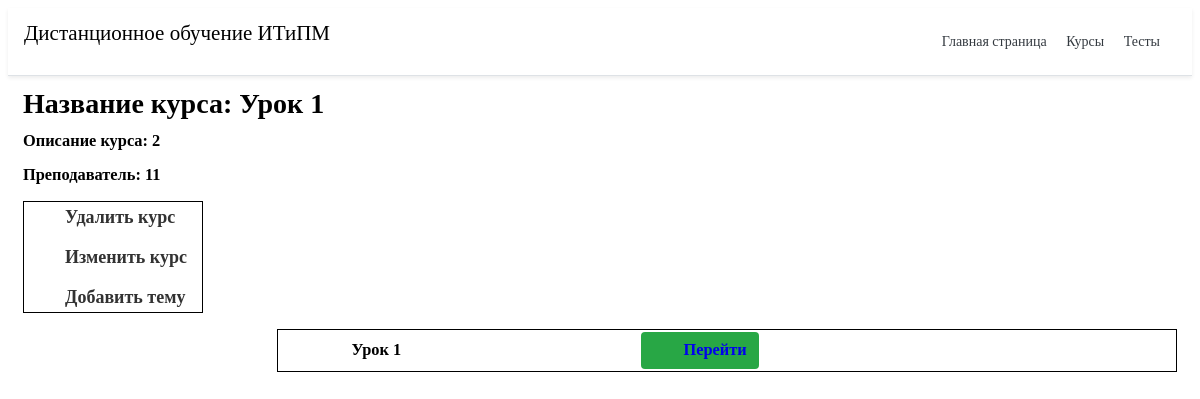
Page /course/14/ on the earlier database version.
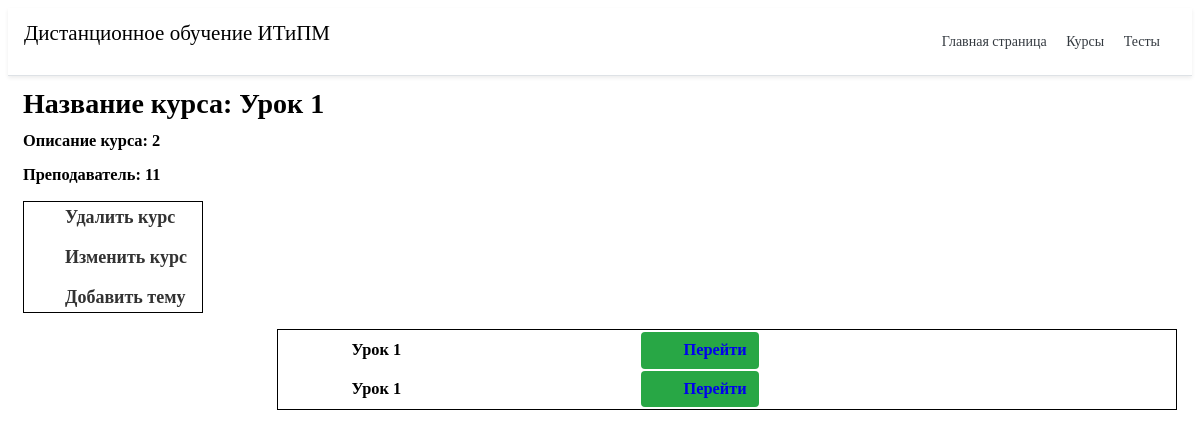
Same page on the later database version.
### cours/models.py (models this page shows, shortened)
class TopicTable(models.Model):
    title = models.CharField('Название темы', max_length=75)
    task = models.TextField('Описание темы', max_length=250)
    id_course = models.ForeignKey(CoueseTable, on_delete=models.CASCADE)
    class Meta:
        verbose_name = 'Тему'
        verbose_name_plural = 'Темы'

### cours/views.py (the view)
# urls.py: path('<int:pk>/', views.detail, name='datail'),
def detail(request, pk):
    ku = list(CoueseTable.objects.filter(id=pk).values())
    top = TopicTable.objects.filter(id_course=pk)
    return render(request, 'cours/datail.html', {'post': ku[0], 'top': top, 'pk': pk})

### cours/templates/cours/datail.html (shortened to what this page needs)
{% extends 'main/base.html' %}
{% block content %}
<h1>Название курса: {{ post.title }}</h1>
<h3>Описание курса: {{ post.task }}</р>
<p>Преподаватель: {{post.teache }}</p>
<div class="menu_gl">
	<ul class="menu">
		<li><a href="{% url 'delete' pk %}">Удалить курс</a></li>
		<li><a href="{% url 'update' pk %}">Изменить курс</a></li>
		<li><a href="{% url 'newtopic' pk %}">Добавить тему</a></li>
	</ul>
</div>
<div class="co">
		<table class="iksweb">
			<tbody>
          {% if top %}
    {% for el in top %}
				<tr>
					<td class="table_na">{{ el.title }}</td>
					<td class="btn btn-success"><a href="{% url 'top_datail' pk el.id %}">Перейти</a></td>
				</tr>
		{%endfor%}
			</tbody>
		</table>
   {% else %}
   <p>Вы не добавили темы</p>
   {%endif%}
   {% endblock %}

Differences in the rows shown:
added TopicTable: title "Урок 1"
